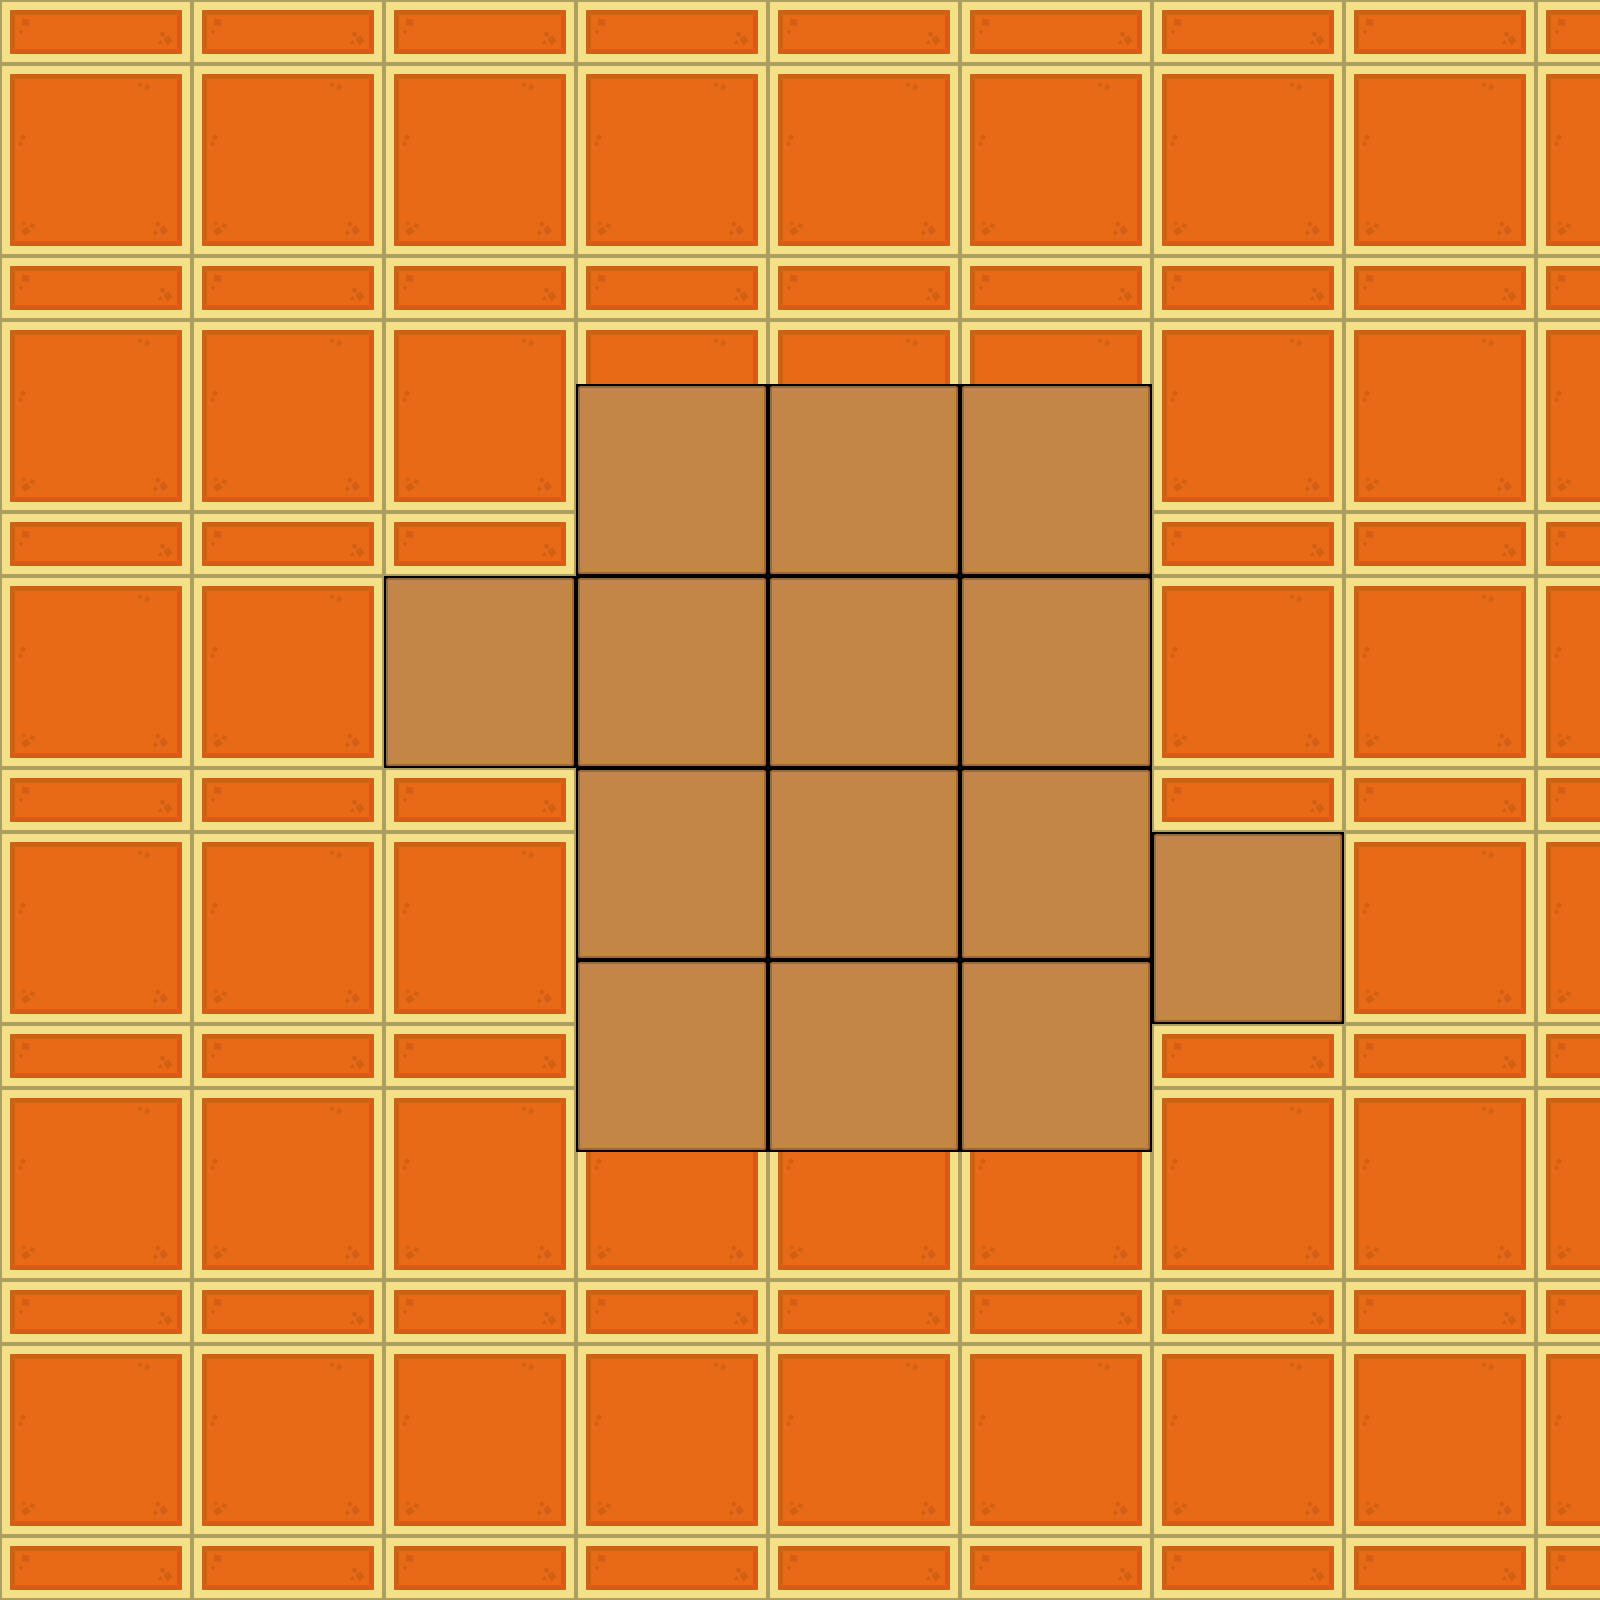

A 2D game scene composited from a Tiled map and its tileset images. What follows is a short description and the map's XML, with each tile layer's data collapsed to a summary:
An orthogonal 50x50 tile map with 32x32 px tiles, 1 tile layer (Floor), 2 tilesets and 5 objects (player, wall, health, boss).

<map version="1.0" tiledversion="1.1.6" orientation="orthogonal" renderorder="right-down" width="50" height="50" tilewidth="32" tileheight="32" infinite="0" nextobjectid="10">
 <tileset firstgid="1" name="spritesheet_tiles" tilewidth="32" tileheight="32" tilecount="2790" columns="62">
  <image source="../img/spritesheet_tiles.png" width="1988" height="1470" />
 </tileset>
 <tileset firstgid="2791" name="tilesheet_complete" tilewidth="32" tileheight="32" tilecount="2160" columns="54">
  <image source="../img/tilesheet_complete.png" width="1728" height="1280" />
 </tileset>
 <layer name="Floor" width="50" height="50">
  <data>[2500 cells, 2500 non-empty, 84 distinct tile ids]</data>
 </layer>
 <objectgroup name="Obstacles">
  <object id="2" name="player" x="416" y="640" width="32" height="32" />
  <object id="4" name="wall" x="0" y="0" width="192" height="1600" />
  <object id="6" name="health" x="1024" y="1088" width="32" height="32" />
  <object id="7" x="-24" y="992" />
  <object id="8" name="boss" x="856" y="616" width="48" height="48" />
 </objectgroup>
</map>
